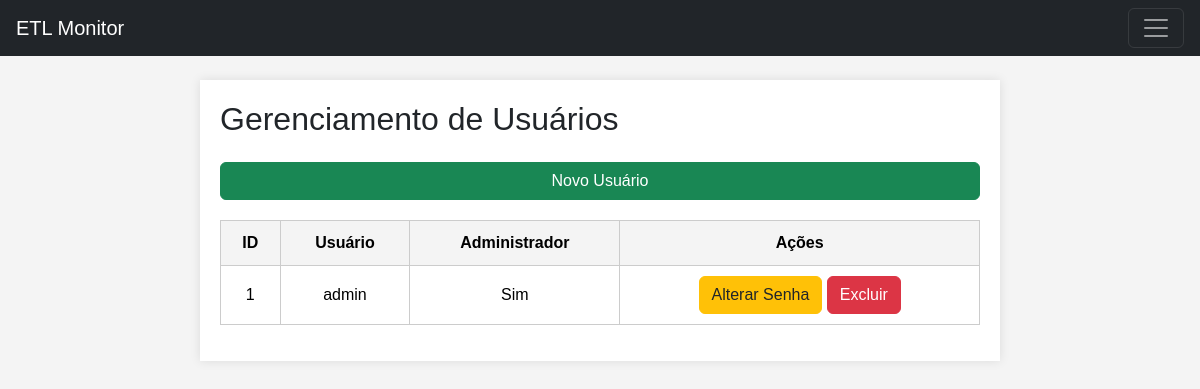
The app's page /users/manage_users (signed in) with its own data.
### database/models.py (models this page shows, shortened)
class User(UserMixin, db.Model):
    id = db.Column(db.Integer, primary_key=True)
    username = db.Column(db.String(150), unique=True, nullable=False)
    password_hash = db.Column(db.String(150), nullable=False)
    is_admin = db.Column(db.Boolean, default=False)

### web/blueprints/users.py (the view)
@users_bp.route('/manage_users')
@login_required
def manage_users():
    is_admin()
    users = User.query.all()
    headers = ['ID', 'Usuário', 'Administrador', 'Ações']
    return render_template('manage_users.html', users=users, headers=headers)

### web/blueprints/users.py (called while the page is built)
def is_admin():
    if not current_user.is_admin:
        return jsonify({'error': 'Acesso negado!'}), 403

### web/monitor.py (called while the page is built)
@login_manager.user_loader
def load_user(user_id):
    return db.session.get(User, int(user_id))

### web/templates/manage_users.html (shortened to what this page needs)
{% extends "base.html" %}
{% block content %}
<div class="users-container">
    <h2 class="mb-4">Gerenciamento de Usuários</h2>
    <button id="toggleUserBtn" class="btn btn-success mb-2 d-block w-100"
        type="button"
        data-bs-toggle="collapse" data-bs-target="#novoUsuarioPanel"
        aria-expanded="false" aria-controls="novoUsuarioPanel"
        style="box-sizing: border-box;">
        Novo Usuário
    </button>
    {% include 'partials/_table.html' %}
</div>
{% endblock %}

### web/templates/partials/_table.html
<table class="table">
    <thead>
        <tr>
            {% for header in headers %}
                <th>{{ header }}</th>
            {% endfor %}
        </tr>
    </thead>
    <tbody>
        {% for user in users %}
        <tr data-id="{{ user.id }}">
            <td>{{ user.id }}</td>
            <td>{{ user.username }}</td>
            <td>{{ 'Sim' if user.is_admin else 'Não' }}</td>
            <td>
                <button class="btn btn-warning change-password" data-id="{{ user.id }}">Alterar Senha</button>
                <button class="btn btn-danger delete-user" data-id="{{ user.id }}">Excluir</button>
            </td>
        </tr>
        {% endfor %}
    </tbody>
</table>

### web/static/css/styles.css (style rules this page uses)
body { font-family: Arial, sans-serif; background-color: #f4f4f4; margin: 0; padding: 0; }
.mb-4 { margin-bottom: 1.5rem; }
h2 { margin-top: 0; }
table { width: 100%; border-collapse: collapse; margin-top: 20px; }
table, th, td { border: 1px solid #ccc; }
th, td { padding: 10px; text-align: left; }
th { background-color: #f4f4f4; }
.table { width: 100%; border-collapse: collapse; margin-top: 20px; }
.table th, .table td { padding: 10px; text-align: center; vertical-align: middle; border: 1px solid #ccc; }
.table th { background-color: #f4f4f4; }
button { padding: 5px 10px; background-color: #333; color: #fff; border: none; border-radius: 4px; cursor: pointer; }
.btn-danger { background-color: #dc3545; border-color: #dc3545; color: #fff; }
.btn-warning { background-color: #ffc107; border-color: #ffc107; color: #212529; }

### records on screen
User: id "1", username "admin", is_admin "Sim"

### other values on screen
{{ header }} "ID" "Usuário" "Administrador" "Ações"
